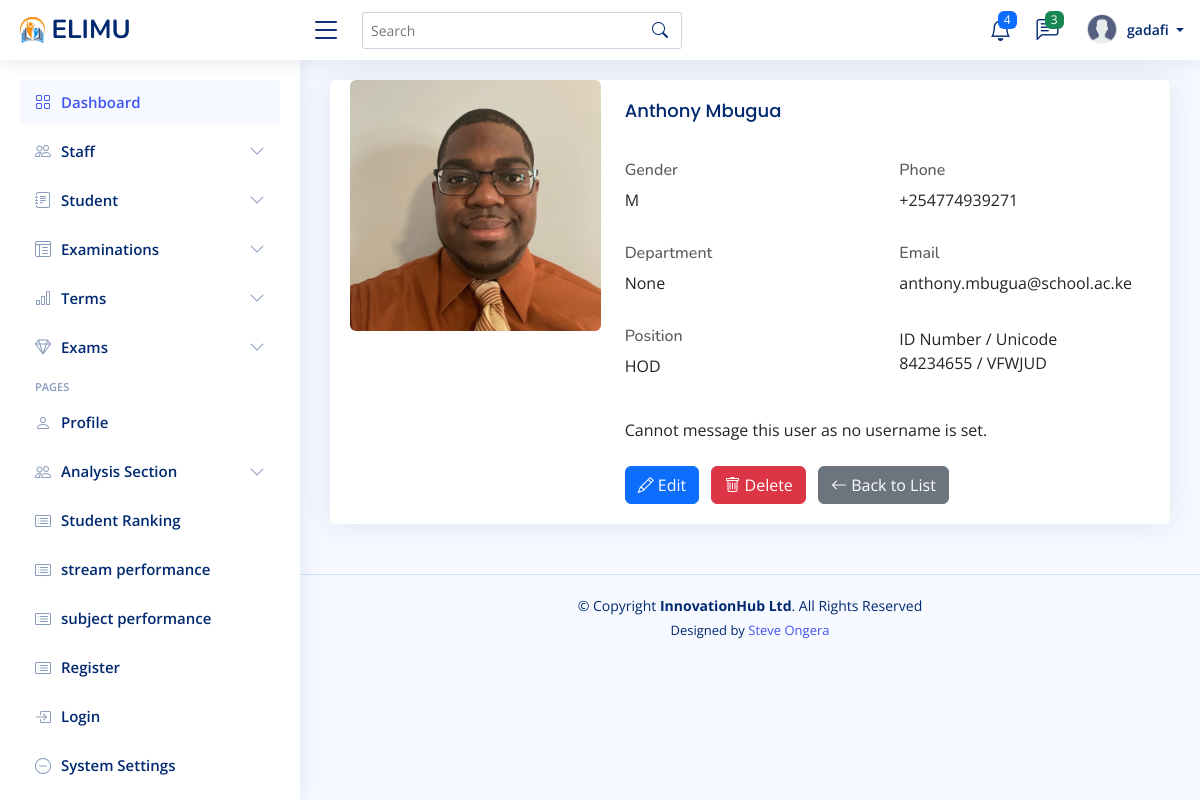
Screenshot of /teachers/13/ (signed in) with the database file from the repository.
### myapp/models.py (models this page shows, shortened)
class Teacher(models.Model):
    id_number = models.CharField(max_length=20, unique=True)
    first_name = models.CharField(max_length=100)
    last_name = models.CharField(max_length=100)
    email = models.EmailField(unique=True)
    phone = models.CharField(max_length=15, unique=True)
    address = models.TextField(null=True, blank=True)
    assigned_class = models.ForeignKey(Class_of_study, on_delete=models.SET_NULL, null=True, blank=True, related_name="teachers")
    profile_image = models.ImageField(upload_to="teachers_profiles/", default="teachers_profiles/profile.png",  null=True, blank=True)
    teacher_code = models.CharField(max_length=6, unique=True, blank=True)
    date_of_birth = models.DateField(null=True, blank=True)
    gender = models.CharField(max_length=10, choices=[('M', 'Male'), ('F', 'Female')], null=True, blank=True)
    nationality = models.CharField(max_length=50, null=True, blank=True)
    employment_date = models.DateField(null=True, blank=True)
    department = models.CharField(max_length=100, null=True, blank=True)
    position = models.CharField(max_length=100, null=True, blank=True)  # e.g., Senior Teacher, HOD
    emergency_contact_name = models.CharField(max_length=100, null=True, blank=True)
    emergency_contact_phone = models.CharField(max_length=15, null=True, blank=True)
    emergency_contact_relationship = models.CharField(max_length=50, null=True, blank=True)
    created_at = models.DateTimeField(auto_now_add=True)
    updated_at = models.DateTimeField(auto_now=True)
    class Meta:
        ordering = ['first_name', 'last_name']

### myapp/views.py (the view)
# urls.py: path('teachers/<int:teacher_id>/', views.teacher_detail, name='teacher_detail'),
@login_required
def teacher_detail(request, teacher_id):
    teacher = get_object_or_404(Teacher, id=teacher_id)
    return render(request, 'teachers/teacher_detail.html', {'teacher': teacher})

### myapp/context_processors.py (called while the page is built)
def unread_messages(request):
    if request.user.is_authenticated:
        messages = Message.objects.filter(receiver=request.user, is_read=False).order_by('-timestamp')
        return {'messages': messages}
    return {'messages': []}

### templates/teachers/teacher_detail.html
{% extends 'base/base.html' %}
{% load static %}
{% block content %}
<div class="card">
   <div class="card-body">
       <div class="row">
           <div class="col-md-4">
               {% if teacher.profile_image %}
                   <img src="{{ teacher.profile_image.url }}" alt="Profile Picture" class="img-fluid rounded">
                {% else %}
                   <img src="{% static 'assets/img/profile.png'%}" alt="Profile Picture" class="img-fluid rounded">
               {% endif %}
           </div>
           <div class="col-md-8">
               <h2 class="card-title mb-4"> {{ teacher.first_name }} {{ teacher.last_name }}</h2>
               <div class="row mb-3">
                   <div class="col-md-6">
                       <h6 class="text-muted">Gender</h6>
                       <p>{{ teacher.gender }}</p>
                   </div>
                   <div class="col-md-6">
                       <h6 class="text-muted">Phone</h6>
                       <p>{{ teacher.phone }}</p>
                   </div>
               </div>
               <div class="row mb-3">
                   <div class="col-md-6">
                       <h6 class="text-muted">Department</h6>
                       <p>{{ teacher.department }}</p>
                   </div>
                   <div class="col-md-6">
                       <h6 class="text-muted">Email</h6>
                       <p>{{ teacher.email }}</p>
                   </div>
               </div>
               <div class="row mb-4">
                   <div class="col-md-6">
                       <h6 class="text-muted">Position</h6>
                       <p>{{ teacher.position }}</p>
                   </div>
                   <div class="col-md-6">ID Number / Unicode</h6>
                       <p>{{ teacher.id_number }} / {{teacher.teacher_code}}</p>
                   </div>
               </div>
               {% if teacher.username %}
                    {% if teacher.username in user_usernames %}
                        <div class="mt-3">
                            <a href="{% url 'create_chat' teacher.username %}" class="btn btn-outline-primary">
                                <i class="bi bi-envelope"></i> Message {{ teacher.username }}
                            </a>
                        </div>
                    {% endif %}
                {% else %}
                    <p>Cannot message this user as no username is set.</p>
                {% endif %}
               <div class="mt-4">
                   <a href="{% url 'teacher_edit' teacher.id %}" class="btn btn-primary me-2">
                       <i class="bi bi-pencil"></i> Edit
                   </a>
                   <a href="{% url 'teacher_delete' teacher.id %}" class="btn btn-danger me-2">
                    <i class="bi bi-trash"></i> Delete
                </a>
                   <a href="#" class="btn btn-secondary">
                       <i class="bi bi-arrow-left"></i> Back to List
                   </a>
               </div>
           </div>
       </div>
   </div>
</div>
{% endblock %}

### templates/base/base.html (shortened to what this page needs)
{% load static %}
<!DOCTYPE html>
<html lang="en">
<head>
  <link href="{% static 'assets/vendor/bootstrap/css/bootstrap.min.css'%}" rel="stylesheet">
  <link href="{% static 'assets/vendor/bootstrap-icons/bootstrap-icons.css'%}" rel="stylesheet">
  <link href="{% static 'assets/vendor/boxicons/css/boxicons.min.css'%}" rel="stylesheet">
  <link href="{% static 'assets/vendor/quill/quill.snow.css'%}" rel="stylesheet">
  <link href="{% static 'assets/vendor/quill/quill.bubble.css'%}" rel="stylesheet">
  <link href="{% static 'assets/vendor/remixicon/remixicon.css'%}" rel="stylesheet">
  <link href="{% static 'assets/vendor/simple-datatables/style.css'%}" rel="stylesheet">
<link href="https://cdn.jsdelivr.net/npm/bootstrap-icons/font/bootstrap-icons.css" rel="stylesheet">
  <link href="{% static 'assets/css/style.css'%}" rel="stylesheet">
  <link href="{% static 'assets/css/extra.css'%}" rel="stylesheet">
</head>
  <body>
    {% include "base/navbar.html" %}
    {% include "base/sidebar.html" %}
    <main id="main" class="main">
        {% block content %}{% endblock %}
    </main>
    {% include 'base/footer.html'%}
 </body>
</html>

### templates/base/navbar.html (shortened to what this page needs)
{% load static %}
<header id="header" class="header fixed-top d-flex align-items-center">
    <div class="d-flex align-items-center justify-content-between">
      <a href="{% url 'admin_dashboard'%}" class="logo d-flex align-items-center">
        <img src="{% static 'assets/img/logo.png'%}" alt="">
        <span class="d-none d-lg-block">ELIMU</span>
      </a>
      <i class="bi bi-list toggle-sidebar-btn"></i>
    </div>
    <div class="search-bar">
      <form class="search-form d-flex align-items-center" method="POST" action="#">
        <input type="text" name="query" placeholder="Search" title="Enter search keyword">
        <button type="submit" title="Search"><i class="bi bi-search"></i></button>
      </form>
    </div>
    <nav class="header-nav ms-auto">
      <ul class="d-flex align-items-center">
        <li class="nav-item dropdown">
          <a class="nav-link nav-icon" href="#" data-bs-toggle="dropdown">
            <i class="bi bi-bell"></i>
            <span class="badge bg-primary badge-number">4</span>
          </a>
            </li>
          </ul>
        <li class="nav-item dropdown">
          <a class="nav-link nav-icon" href="#" data-bs-toggle="dropdown">
            <i class="bi bi-chat-left-text"></i>
            <span class="badge bg-success badge-number">3</span>
          </a>
        </li>
        <li class="nav-item dropdown pe-3">
          <a class="nav-link nav-profile d-flex align-items-center pe-0" href="#" data-bs-toggle="dropdown">
            <img src="{% static 'assets/img/profile.png'%}" alt="Profile" class="rounded-circle">
            <span class="d-none d-md-block dropdown-toggle ps-2">
              {% if user.is_authenticated %}
                   {{ user.username }}
              {% else %}
                  Admin
              {% endif %}
            </span>
          </a>
        </li>
    </nav>
  </header>

### templates/base/sidebar.html (shortened to what this page needs)
{% load static %}
<aside id="sidebar" class="sidebar">
    <ul class="sidebar-nav" id="sidebar-nav">
      <li class="nav-item">
        <a class="nav-link " href="{% url 'admin_dashboard'%}">
          <i class="bi bi-grid"></i>
          <span>Dashboard</span>
        </a>
      </li>
      <li class="nav-item">
        <a class="nav-link collapsed" data-bs-target="#staff-nav" data-bs-toggle="collapse" href="#">
          <i class="bi bi-people"></i><span>Staff</span><i class="bi bi-chevron-down ms-auto"></i>
        </a>
      </li>
      <li class="nav-item">
        <a class="nav-link collapsed" data-bs-target="#forms-nav" data-bs-toggle="collapse" href="#">
          <i class="bi bi-journal-text"></i><span>Student</span><i class="bi bi-chevron-down ms-auto"></i>
        </a>
      </li>
      <li class="nav-item">
        <a class="nav-link collapsed" data-bs-target="#tables-nav" data-bs-toggle="collapse" href="#">
          <i class="bi bi-layout-text-window-reverse"></i><span>Examinations</span><i class="bi bi-chevron-down ms-auto"></i>
        </a>
      </li>
      <li class="nav-item">
        <a class="nav-link collapsed" data-bs-target="#charts-nav" data-bs-toggle="collapse" href="#">
          <i class="bi bi-bar-chart"></i><span>Terms</span><i class="bi bi-chevron-down ms-auto"></i>
        </a>
      </li>
      <li class="nav-item">
        <a class="nav-link collapsed" data-bs-target="#icons-nav" data-bs-toggle="collapse" href="#">
          <i class="bi bi-gem"></i><span>Exams
          </span><i class="bi bi-chevron-down ms-auto"></i>
        </a>
      </li>
      <li class="nav-heading">Pages</li>
      <li class="nav-item">
        <a class="nav-link collapsed" href="#">
          <i class="bi bi-person"></i>
          <span>Profile</span>
        </a>
      </li>
      <li class="nav-item">
        <a class="nav-link collapsed" data-bs-target="#tb-nav" data-bs-toggle="collapse" href="#">
          <i class="bi bi-people"></i><span>Analysis Section</span><i class="bi bi-chevron-down ms-auto"></i>
        </a>
      </li>
      <li class="nav-item">
        <a class="nav-link collapsed" href="{% url 'student_rankings'%}">
          <i class="bi bi-card-list"></i>
          <span>Student Ranking</span>
        </a>
      </li>
      <li class="nav-item">
        <a class="nav-link collapsed" href="{% url 'stream_performance'%}">
          <i class="bi bi-card-list"></i>
          <span>stream performance</span>
        </a>
      </li>
      <li class="nav-item">
        <a class="nav-link collapsed" href="{% url 'subject_performance'%}">
          <i class="bi bi-card-list"></i>
          <span>subject performance</span>
        </a>
      </li>
      <li class="nav-item">
        <a class="nav-link collapsed" href="{% url 'register'%}">
          <i class="bi bi-card-list"></i>
          <span>Register</span>
        </a>
      </li>
      <li class="nav-item">
        <a class="nav-link collapsed" href="{% url 'login'%}">
          <i class="bi bi-box-arrow-in-right"></i>
          <span>Login</span>
        </a>
      </li>
      <li class="nav-item">
        <a class="nav-link collapsed" href="{% url 'system_settings'%}">
          <i class="bi bi-dash-circle"></i>
          <span> System Settings</span>
        </a>
      </li>
      <li class="nav-item">
        <a class="nav-link collapsed" href="{% url 'help_and_support'%}">
        </a>
      </li>
    </ul>
  </aside>

### templates/base/footer.html (shortened to what this page needs)
{% load static %}
  <footer id="footer" class="footer">
    <div class="copyright">
      &copy; Copyright <strong><span>InnovationHub Ltd</span></strong>. All Rights Reserved
    </div>
    <div class="credits">
      Designed by <a href="https://steve-ongera.com/">Steve Ongera</a>
    </div>
  </footer>

### static/assets/css/style.css (style rules this page uses)
:root { scroll-behavior: smooth; }
body { font-family: "Open Sans", sans-serif; background: #f6f9ff; color: #444444; }
a { color: #4154f1; text-decoration: none; }
h1, h2, h3, h4, h5, h6 { font-family: "Nunito", sans-serif; }
#main { margin-top: 60px; padding: 20px 30px; transition: all 0.3s; }
.card { margin-bottom: 30px; border: none; border-radius: 5px; box-shadow: 0px 0 30px rgba(1, 41, 112, 0.1); }
.card-title { padding: 20px 0 15px 0; font-size: 18px; font-weight: 500; color: #012970; font-family: "Poppins", sans-serif; }
.card-body { padding: 0 20px 20px 20px; }
.logo { line-height: 1; }
@media (min-width: 1200px) { .logo { width: 280px; } }
.logo img { max-height: 26px; margin-right: 6px; }
.logo span { font-size: 26px; font-weight: 700; color: #012970; font-family: "Nunito", sans-serif; }
.header { transition: all 0.5s; z-index: 997; height: 60px; box-shadow: 0px 2px 20px rgba(1, 41, 112, 0.1); background-color: #fff; padding-left: 20px; }
.header .toggle-sidebar-btn { font-size: 32px; padding-left: 10px; cursor: pointer; color: #012970; }
.header .search-bar { min-width: 360px; padding: 0 20px; }
.header .search-form { width: 100%; }
.header .search-form input { border: 0; font-size: 14px; color: #012970; border: 1px solid rgba(1, 41, 112, 0.2); padding: 7px 38px 7px 8px; border-radius: 3px; transition: 0.3s; width: 100%; }
.header .search-form button { border: 0; padding: 0; margin-left: -30px; background: none; }
.header .search-form button i { color: #012970; }
.header-nav ul { list-style: none; }
.header-nav>ul { margin: 0; padding: 0; }
.header-nav .nav-icon { font-size: 22px; color: #012970; margin-right: 25px; position: relative; }
.header-nav .nav-profile { color: #012970; }
.header-nav .nav-profile img { max-height: 36px; }
.header-nav .nav-profile span { font-size: 14px; font-weight: 600; }
.header-nav .badge-number { position: absolute; inset: -2px -5px auto auto; font-weight: normal; font-size: 12px; padding: 3px 6px; }
.sidebar { position: fixed; top: 60px; left: 0; bottom: 0; width: 300px; z-index: 996; transition: all 0.3s; padding: 20px; overflow-y: auto; scrollbar-width: thin; scrollbar-color: #aab7cf transparent; box-shadow: 0px 0px 20px rgba(1, 41, 112, 0.1); background-color: #fff; }
@media (min-width: 1200px) { #main, #footer { margin-left: 300px; } }
.sidebar-nav { padding: 0; margin: 0; list-style: none; }
.sidebar-nav li { padding: 0; margin: 0; list-style: none; }
.sidebar-nav .nav-item { margin-bottom: 5px; }
.sidebar-nav .nav-heading { font-size: 11px; text-transform: uppercase; color: #899bbd; font-weight: 600; margin: 10px 0 5px 15px; }
.sidebar-nav .nav-link { display: flex; align-items: center; font-size: 15px; font-weight: 600; color: #4154f1; transition: 0.3; background: #f6f9ff; padding: 10px 15px; border-radius: 4px; }
.sidebar-nav .nav-link i { font-size: 16px; margin-right: 10px; color: #4154f1; }
.sidebar-nav .nav-link.collapsed { color: #012970; background: #fff; }
.sidebar-nav .nav-link.collapsed i { color: #899bbd; }
.sidebar-nav .nav-link .bi-chevron-down { margin-right: 0; transition: transform 0.2s ease-in-out; }
.footer { padding: 20px 0; font-size: 14px; transition: all 0.3s; border-top: 1px solid #cddfff; }
.footer .copyright { text-align: center; color: #012970; }
.footer .credits { padding-top: 5px; text-align: center; font-size: 13px; color: #012970; }

### rows the page displays
Teacher: profile_image (picture), first_name "Anthony", last_name "Mbugua", gender "M", phone "+254774939271", department "None", email "anthony.mbugua@school.ac.ke", position "HOD", id_number "84234655", teacher_code "VFWJUD"

### other values shown
{{ user.username }} "gadafi"
